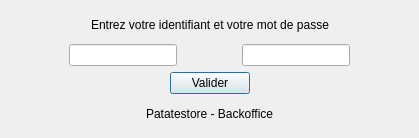
<?xml version="1.0" encoding="UTF-8"?>
<ui version="4.0">
 <class>Connexion</class>
 <widget class="QDialog" name="Connexion">
  <property name="geometry">
   <rect>
    <x>0</x>
    <y>0</y>
    <width>419</width>
    <height>138</height>
   </rect>
  </property>
  <property name="windowTitle">
   <string>Dialog</string>
  </property>
  <layout class="QVBoxLayout" name="verticalLayout">
   <item>
    <layout class="QHBoxLayout" name="horizontalLayout_4">
     <item>
      <layout class="QHBoxLayout" name="horizontalLayout_5"/>
     </item>
     <item>
      <spacer name="horizontalSpacer_9">
       <property name="orientation">
        <enum>Qt::Horizontal</enum>
       </property>
       <property name="sizeHint" stdset="0">
        <size>
         <width>40</width>
         <height>20</height>
        </size>
       </property>
      </spacer>
     </item>
     <item>
      <widget class="QLabel" name="label_2">
       <property name="text">
        <string>Entrez votre identifiant et votre mot de passe</string>
       </property>
      </widget>
     </item>
     <item>
      <spacer name="horizontalSpacer_4">
       <property name="orientation">
        <enum>Qt::Horizontal</enum>
       </property>
       <property name="sizeHint" stdset="0">
        <size>
         <width>40</width>
         <height>20</height>
        </size>
       </property>
      </spacer>
     </item>
    </layout>
   </item>
   <item>
    <layout class="QHBoxLayout" name="horizontalLayout">
     <item>
      <spacer name="horizontalSpacer_7">
       <property name="orientation">
        <enum>Qt::Horizontal</enum>
       </property>
       <property name="sizeHint" stdset="0">
        <size>
         <width>40</width>
         <height>20</height>
        </size>
       </property>
      </spacer>
     </item>
     <item>
      <widget class="QLineEdit" name="lineEdit_login"/>
     </item>
     <item>
      <spacer name="horizontalSpacer">
       <property name="orientation">
        <enum>Qt::Horizontal</enum>
       </property>
       <property name="sizeHint" stdset="0">
        <size>
         <width>40</width>
         <height>20</height>
        </size>
       </property>
      </spacer>
     </item>
     <item>
      <widget class="QLineEdit" name="lineEdit_mdp"/>
     </item>
     <item>
      <spacer name="horizontalSpacer_8">
       <property name="orientation">
        <enum>Qt::Horizontal</enum>
       </property>
       <property name="sizeHint" stdset="0">
        <size>
         <width>40</width>
         <height>20</height>
        </size>
       </property>
      </spacer>
     </item>
    </layout>
   </item>
   <item>
    <layout class="QHBoxLayout" name="horizontalLayout_2">
     <item>
      <spacer name="horizontalSpacer_2">
       <property name="orientation">
        <enum>Qt::Horizontal</enum>
       </property>
       <property name="sizeHint" stdset="0">
        <size>
         <width>40</width>
         <height>20</height>
        </size>
       </property>
      </spacer>
     </item>
     <item>
      <widget class="QPushButton" name="pushButton_connexion">
       <property name="text">
        <string>Valider</string>
       </property>
      </widget>
     </item>
     <item>
      <spacer name="horizontalSpacer_3">
       <property name="orientation">
        <enum>Qt::Horizontal</enum>
       </property>
       <property name="sizeHint" stdset="0">
        <size>
         <width>40</width>
         <height>20</height>
        </size>
       </property>
      </spacer>
     </item>
    </layout>
   </item>
   <item>
    <layout class="QHBoxLayout" name="horizontalLayout_3">
     <item>
      <spacer name="horizontalSpacer_5">
       <property name="orientation">
        <enum>Qt::Horizontal</enum>
       </property>
       <property name="sizeHint" stdset="0">
        <size>
         <width>40</width>
         <height>20</height>
        </size>
       </property>
      </spacer>
     </item>
     <item>
      <widget class="QLabel" name="label">
       <property name="text">
        <string>Patatestore - Backoffice</string>
       </property>
      </widget>
     </item>
     <item>
      <spacer name="horizontalSpacer_6">
       <property name="orientation">
        <enum>Qt::Horizontal</enum>
       </property>
       <property name="sizeHint" stdset="0">
        <size>
         <width>40</width>
         <height>20</height>
        </size>
       </property>
      </spacer>
     </item>
    </layout>
   </item>
  </layout>
 </widget>
 <resources/>
 <connections/>
</ui>
